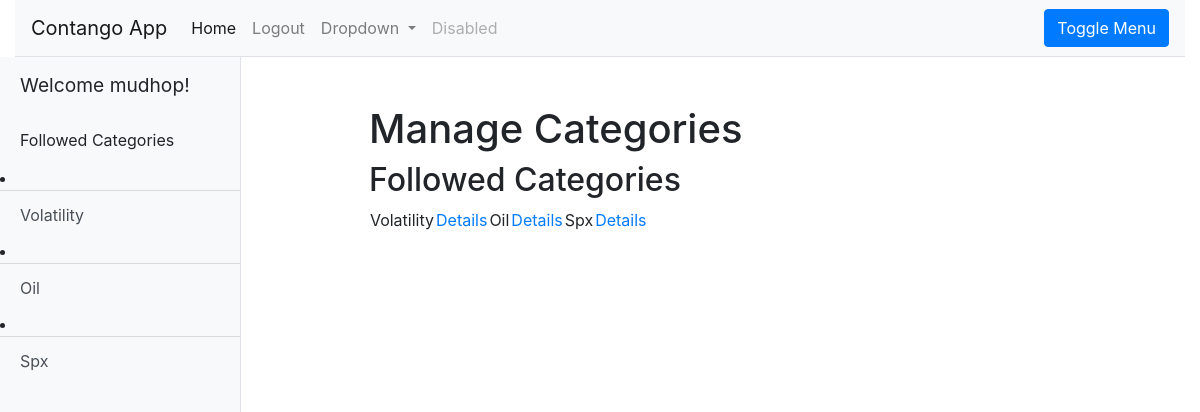
The app's page /main/home/manage/ (signed in) with its own data.
### main/models.py (models this page shows, shortened)
class Category(models.Model):
    category_name = models.CharField(max_length=100)

### main/views.py (the view)
# urls.py: path('home/manage/', views.manage_categories, name='manage-categories'),
@login_required()
def manage_categories(request):
    followed_categories = request.user.profile.followed_categories.all()
    context = {
        'followed_categories': followed_categories,
    }
    return render(request, 'main/manage_categories.html', context=context)

### main/models.py (called while the page is built)
    def get_followed_categories(self):
        return self.followed_categories.all()

### main/templates/main/manage_categories.html
{% extends "base_generic.html" %}
{% block content %}
    <h1>Manage Categories</h1>
    <h2>Followed Categories</h2>
        {% if followed_categories %}
        <table>
            {% for category in followed_categories %}
                <td>{{ category.category_name }}</td>
                <td><a href="{% url 'category-detail' category.pk %}">Details</a></td>
            {% endfor %}
        </table>
        {% else %}
            <p>You haven't followed any categories. Check out the most popular and trending categories [HERE].</p>
        {% endif %}
{% endblock %}

### main/templates/base_generic.html (shortened to what this page needs)
<!DOCTYPE html>
<html lang="en">
<head>
  <link rel="stylesheet" href="https://stackpath.bootstrapcdn.com/bootstrap/4.1.3/css/bootstrap.min.css">
  {% load static %}
  <link rel="stylesheet" href="{% static 'css/bootstrap.min.css' %}">
  <link rel="stylesheet" href="{% static 'css/bootstrap.css' %}">
  <link rel="stylesheet" href="{% static 'css/sidebar.css' %}">
</head>
<body>
  <div class="container-fluid">
      <nav class="navbar navbar-expand-lg navbar-light bg-light border-bottom">
      <a class="navbar-brand" href="#">Contango App</a>
      <div class="collapse navbar-collapse" id="navbarSupportedContent">
        <ul class="navbar-nav mr-auto">
          <li class="nav-item active">
            <a class="nav-link" href="{% url 'home' %}">Home <span class="sr-only">(current)</span></a>
          </li>
          <li class="nav-item">
              <a class="nav-link" href="{% url 'logout' %}?next={{ request.path }}">Logout</a>
          </li>
          <li class="nav-item dropdown">
            <a class="nav-link dropdown-toggle" href="#" id="navbarDropdown" role="button" data-toggle="dropdown" aria-haspopup="true" aria-expanded="false">
              Dropdown
            </a>
          </li>
          <li class="nav-item">
            <a class="nav-link disabled" href="#" tabindex="-1" aria-disabled="true">Disabled</a>
          </li>
        </ul>
        <button class="btn btn-primary" id="menu-toggle">Toggle Menu</button>
      </div>
      </nav>
    </div>
  <div class="d-flex" id="wrapper">
    <div class="bg-light border-right" id="sidebar-wrapper">
      <div class="sidebar-heading">Welcome {{ user.get_username }}!</div>
      <div class="list-group list-group-flush">
              {% if user.profile.get_followed_categories %}
                  <div class="sidebar-subheading">Followed Categories</div>
                  {% for category in user.profile.get_followed_categories %}
                    <li><a href="{% url 'category-detail' category_name=category.category_name %}" class="list-group-item list-group-item-action bg-light">{{ category.category_name }}</a></li>
                  {% endfor %}
              {% endif %}
      </div>
    </div>
    <div id="page-content-wrapper">
      <div class="container-fluid">
            <div class="row">
                <div class="col">
                </div>
                <div class="col-10 py-5 px-lg-5">
                    {% block content %}
                    {% endblock %}
                </div>
                <div class="col">
            </div>
          </div>
      </div>
    </div>
  </div>
</body>
</html>

### main/static/css/sidebar.css (style rules this page uses)
#wrapper { overflow-x: hidden; }
#sidebar-wrapper { min-height: 100vh; margin-left: -15rem; -webkit-transition: margin .25s ease-out; -moz-transition: margin .25s ease-out; -o-transition: margin .25s ease-out; transition: margin .25s ease-out; }
#sidebar-wrapper .sidebar-heading { padding: 0.875rem 1.25rem; font-size: 1.2rem; }
#sidebar-wrapper .sidebar-subheading { padding: 0.875rem 1.25rem; font-size: 1.0rem; }
#sidebar-wrapper .list-group { width: 15rem; }
#page-content-wrapper { min-width: 100vw; }
@media (min-width: 768px) { #sidebar-wrapper { margin-left: 0; } }
@media (min-width: 768px) { #page-content-wrapper { min-width: 0; width: 100%; } }

### records on screen
Category: category_name "Volatility"
Category: category_name "Oil"
Category: category_name "Spx"

### other values on screen
{{ user.get_username }} "mudhop"
